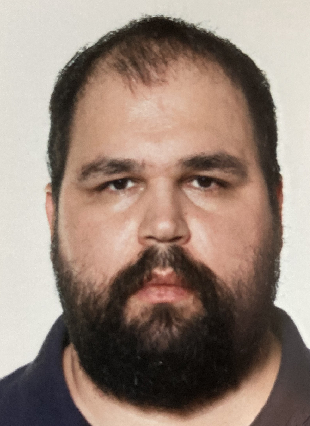
#> input picture head2.png, 310 x 426 px
$ python ascii.py
#> lines starting #> are read from the running program, lines starting #| are printed output that depends on the picture
import cv2
import math
import random

print("WWWWWWWWWWWWWWWWWWWWWWWWWWUUUUUUUUUUUUUUUWWWWWWWWW")
print("WWWWWWWWU^^^UY^WWWWWWWWWWWUUUUUUUUUWWWUUUUWWWWWWWW")
print("WWWWWWW^`^^UUY^^^WWWWWWWWWWUUUUUUWUUUWWWUWWWWWWWWW")
print("WWWWWW^```UYY^^^^^WWWWWWWWWWUUUUUUWWWWWWUUWWWWWWWW")
print("WWWWW^```YYY^^^^^^YUWWWWWWWWWWWWWWWWWWWWWWWWWWWWWW")
print("WWWWU^`^^UY^^Y^^^YYUWWWWWWWWWWWWUWWWWWWWWWWWWWWWWW")
print("WWWWY``^^U^YUYUWY^^UUWWWWWWWWUUUUUWWWUWWWWWWWWWWWW")
print("WWWW^`^^`Y^U^YYYY^^YUWWWWWWWWUUUUWWWWWWWWWWWWWWWWW")
print("WWWWU``^UY^^Y^YYYU^YWWWWWWWWWWWUWWWWWWWWWWWWWWWWWW")
print("WWWWY^`^WYYY^YYYUY^YUWWWWWWWWWWWWWWWWWWWWWWWWWWWWW")
print("WWWUY``^YWYYYYYUU^^YYWWWWWWWWWWWWWWWWWWWWWWWWWWWWW")
print("WWWW^```YYUUYYYUYYYYYUWWWWWWWWWWWWWWWWUUUUUWWWWWWW")
print("WWWW``^^^^^YYUUYUYUYYUWWWWWWWWWWWWWWWWWWUUUUUWWWWW")
print("WWWW^`^^^^^^^^^YYYYU^^UWWWWWWWWWWWWWWWWWWUUUUWUWWW")
print("WWWWY^^^^^^^^^^^^^^^``^^^^`WWUUUWWWWWWWWWWWWWWWWWW")
print("WWWWY^^^^^^^^^^^^^^^^`^^^^^^^^^^YUUWWWWWWWWWWUWUWW")
print("WWWW^^^^^^^^^^^^^````^^^^^^^^^Y^^^^WWWWWWWWWWWWWWW")
print("WWWU^^^^^Y`^Y^^`^````````^^^^^^^^^^^YWWWWWWWWWWWWW")
print("WWWU^^^YY^`^^^^^^^^``````^^^^^^Y^^^^^YWWWWWWWWWWWW")
print("WWWU^^^Y^^^^^^^^^^`^``````^^^YYY^^^^^YUUWWWWWWWWWW")
print("WWWY^^^^^^^Y^^^^^^^^````^^^YYYUUY^^^YYUWUWWWWWWWWW")
print("WWWY^^Y^Y^^U^^^^^^^^^^^^^^^YYUUUYYYYYUUUUWWWWWWWWW")
print("WWWY^^^^Y^YWY^^^^^^^^^^^^YYYUUUUUYYYYUUUUWWWWWWWWW")
print("UUWYY^^YYY^WY^^^^^^^^YYYYYYYUWWUUUUUUUWWWWWWWWWWWW")
print("UUUYY^^^YYUWUYYYYY^YYYYYYUUUUWUUUUUUUUWWWWWWWWWWWW")
print("UUUY^^^U^YYUUUUUYYYYYUUUUUUYYUWUUUWWUUWWWWWWWWWWWW")
print("UUUYU^YY^YYUUUUUYUUUUUUUUUYYYUWWWUUUUUWWWWWWWWWWWW")
print("WELCOME load your image: ")
print("\n\n")
class Img:

    def __init__(self, name):
        self.name = name;

    def load(self, w, h):
#> called with w = 200, h = 100
        self.img = cv2.imread(self.name)
#> self.img is the input picture: shape (426, 310, 3); mean B, G, R 119.4, 130.9, 150.1
        self.w = w
        self.h = h

    # [19 lines left out: function ascii_low_contrast, not called in this run]

    #better
    def ascii_high_contrast(self):

        imres = cv2.resize(self.img, (self.w,self.h))
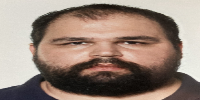
#> imres: shape (100, 200, 3); mean B, G, R 119.3, 130.8, 149.9
        imgr = cv2.cvtColor(imres, cv2.COLOR_RGB2GRAY)
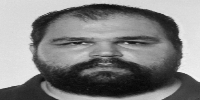
#> imgr: shape (100, 200); min 6, max 242, mean 129.5

        for i in range(self.h):
            for j in range(self.w):
                if imgr[i][j] < 50:
                    print("`", end='')
                elif imgr[i][j] < 100:
                    print("^", end='')
                elif imgr[i][j] < 150:
                    print("Y", end='')
                elif imgr[i][j] < 200:
                    print("U", end='')
                else:
                    print("W", end='')

            print("")


    # [22 lines left out: function ascii_rand_beta, not called in this run]


img = Img('head2.png')
img.load(200, 100)
img.ascii_high_contrast()

$ run again, with bignurbs.jpg saved as head2.png
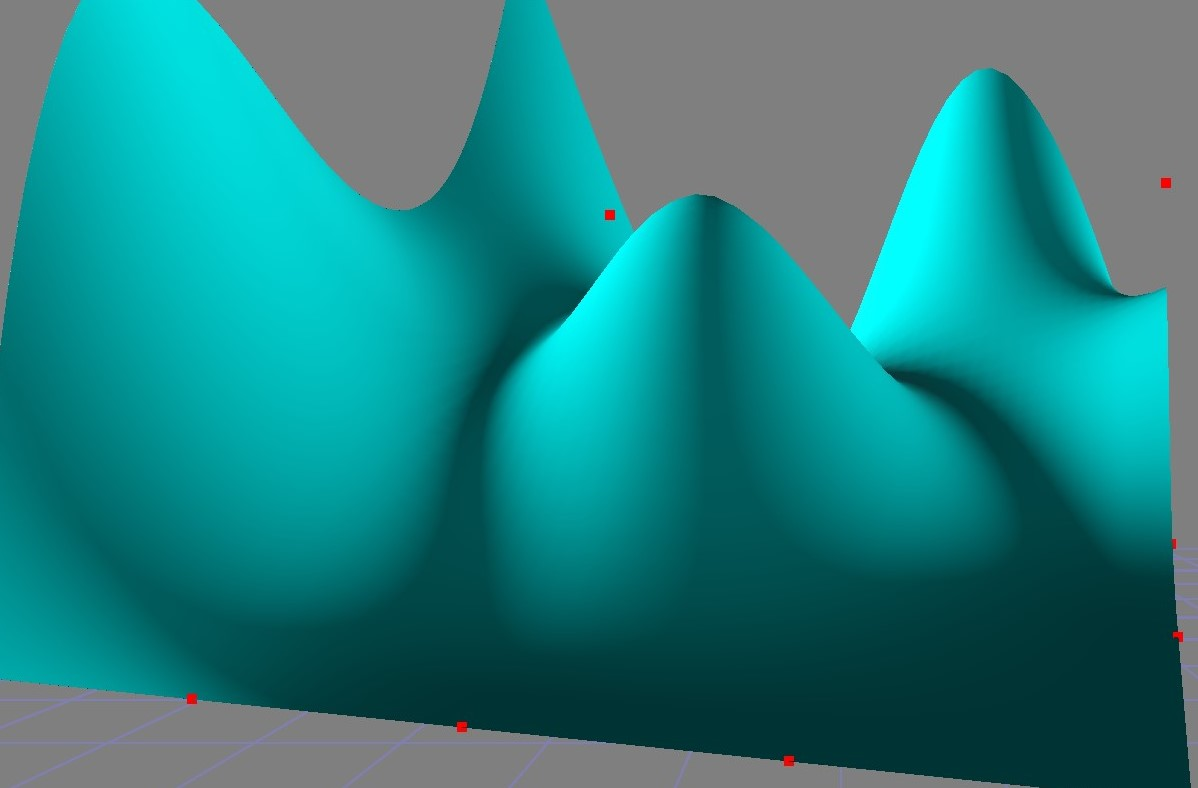
#> input picture bignurbs.jpg, 1198 x 788 px
#> in load, self.img is the input picture: shape (788, 1198, 3); mean B, G, R 128.8, 128.3, 33.9
#> in ascii_high_contrast, `imres = cv2.resize(self.img, (self.w,self.h))`:
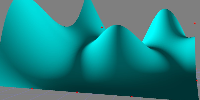
#> imres: shape (100, 200, 3); mean B, G, R 128.7, 128.3, 33.9
#> in ascii_high_contrast, `imgr = cv2.cvtColor(imres, cv2.COLOR_RGB2GRAY)`:
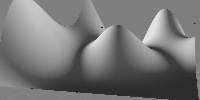
#> imgr: shape (100, 200); min 29, max 227, mean 117.6

$ run again, with code.jpg saved as head2.png
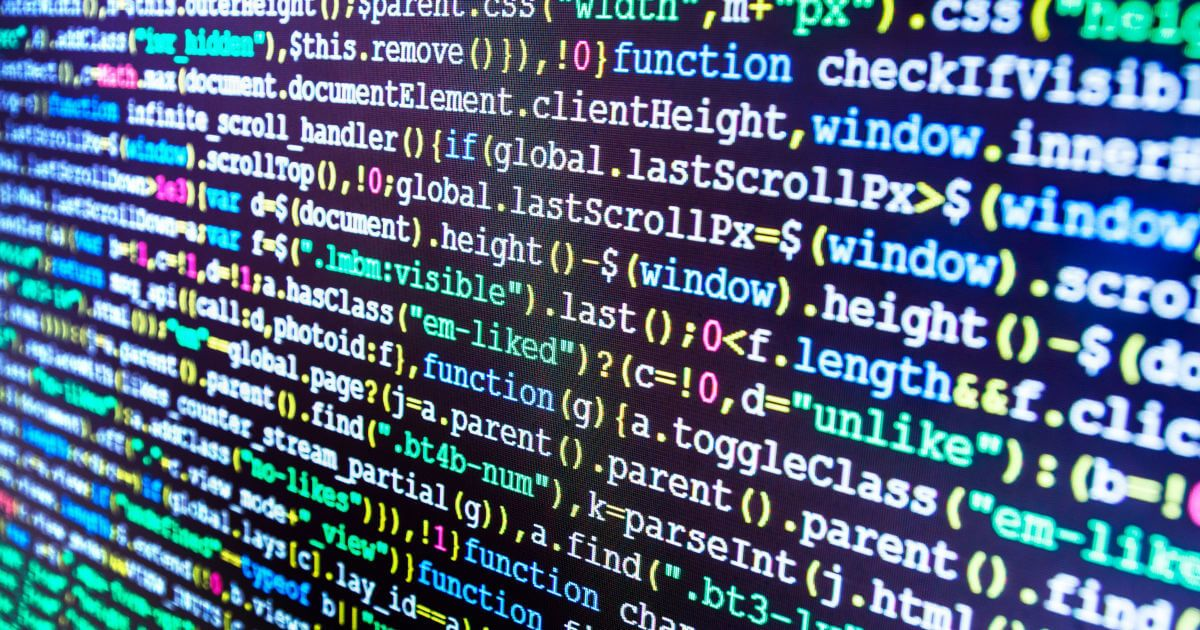
#> input picture code.jpg, 1200 x 630 px
#> in load, self.img is the input picture: shape (630, 1200, 3); mean B, G, R 126.9, 99.9, 80.7
#> in ascii_high_contrast, `imres = cv2.resize(self.img, (self.w,self.h))`:
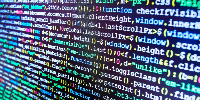
#> imres: shape (100, 200, 3); mean B, G, R 126.9, 99.9, 80.6
#> in ascii_high_contrast, `imgr = cv2.cvtColor(imres, cv2.COLOR_RGB2GRAY)`:
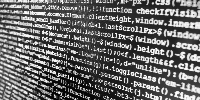
#> imgr: shape (100, 200); min 1, max 254, mean 105.8
